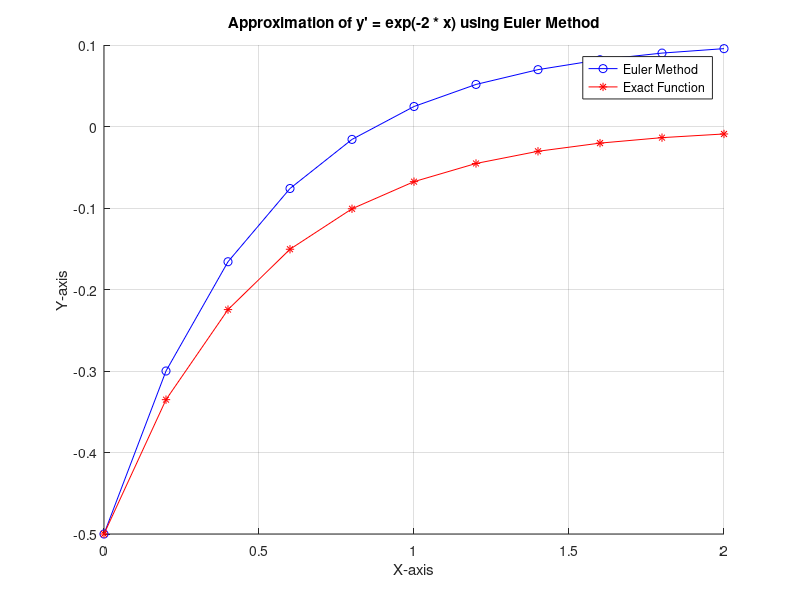

The MATLAB script that drew this image:
clear all

% Euler method for solving a differential equation
% dy/dx = exp( -2*x )
% Interval: [0,2]
% Initial condition: y(0) = -0.5
% Step size: h = 0.2

% Define the differential equation function
f = @(x, y) exp(-2*x);

% Define the exact function 
f_exact = @(x) -0.5 * exp( -2 * x )
 
% Interval 
a = 0;  % Start point of the interval
b = 2;  % End point of the interval

% Initial Values for the Euler Method 
x(1) = 0; 
y_euler(1) = -0.5; 

% Step Size 
h = 0.2;

% Initial Values for the exact function to calculate the error    
y_real(1) = -0.5; 
error(1) = 0;

% Calculate the number of iterations needed
n = (b - a)/h;

% Iterate from 2 to n+1 to calculate values for x and y
for i = 2 : n+1

    % Increment x by h
	x(i) = x(i-1) + h

    % Euler's formula
	y_euler(i) = y_euler(i-1) + h * ( f(x(i-1),y_euler(i-1)) ) 
    
    % Calculate the exact value of y 
	y_real(i) = f_exact( x(i) )

    % Calculate the relative error
    error(i) = abs( y_real(i) - y_euler(i) ) / abs( y_real(i) ) ;
end

figure
hold on
plot(x, y_euler, 'b-o')  
plot(x, y_real, 'r-*')   
hold off
 
xlabel('X-axis')
ylabel('Y-axis')
title("Approximation of y' = exp(-2 * x) using Euler Method")
legend('Euler Method', 'Exact Function')
grid on